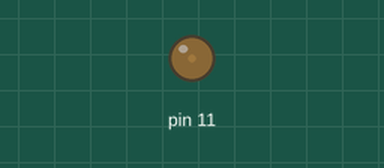
Recording of a sketch running on a simulated Arduino Uno, built with avr-gcc and run on an emulated ATmega328P. Parts: output pins drawn as LEDs (lit = HIGH).

Above: at 0.15 s.
At 9.37 s:
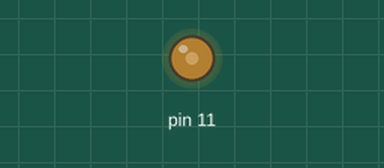
At 18.15 s:
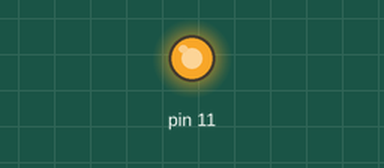
At 39.58 s:
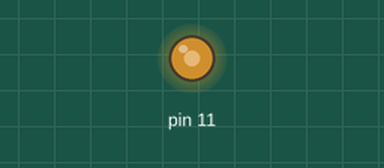
Timing chart, 0 to 40.0 s (numbered marks = the images above):
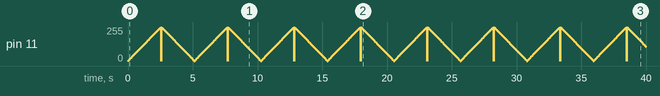

The sketch:

PWM_Test.ino
```cpp
void setup()
{
  pinMode(11, OUTPUT);
}

void loop()
{
  int i;

  for(i = 0; i < 256; i++) {
    analogWrite(11, i);
    delay(10);
  }
  for(;i >= 0; i--) {
    analogWrite(11, i);
    delay(10);
  }
/*  analogWrite(11, 10);
  delay(500);
  analogWrite(11, 240);
  delay(500);*/
}
```
